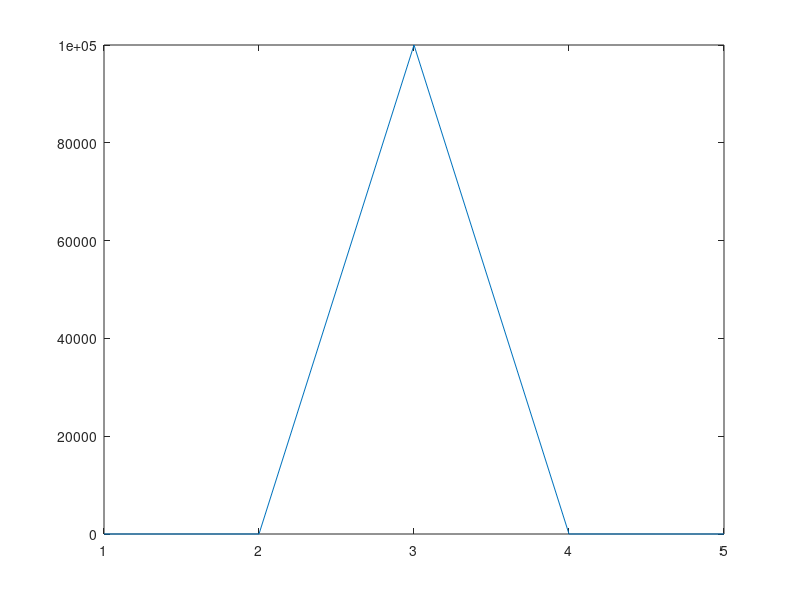

This figure's MATLAB source: (Note: this script raises an error after producing the figure.)
clear
close all
clc


N = 100000;
fs = 10e7;
ofdm_sym_len = 1024;
SCS = 15e3; %sub carrier spacing
cp_len = 72;
cp_len_ends = 80;
fs_spc_1 = ofdm_sym_len.*SCS;
M = 64;
g = hann(M);
L = 0.5*M;
Ndft = 1024;

t_val = ((0:N-1)./fs ).';
T = (N-1)./fs;

twofourGcarriers = [ .3995e9, .4145e9, .4295e9, .4445e9, .4595e9];
twofourGcarriers = twofourGcarriers-mean(twofourGcarriers);

chirp_bw = SCS.*600;

freq_slope = chirp_bw./(2*T);
chirp = exp(1j*2*pi*t_val.^2.*freq_slope);
freq_offsets = exp(1j*2*pi*t_val*twofourGcarriers);
chirp_freq_offsets = chirp.*freq_offsets;

%chirp = chirp.*exp(1j*2*pi*t_val*(-fs/2));

correlation_peaks = ifft(fft(conj(flip(chirp))) .*fft(chirp_freq_offsets));
figure; plot(max(abs(correlation_peaks)));

[spec,f,t] = spectrogram(chirp,g,L,Ndft,fs,"centered");
figure;
mesh(t,f,abs(spec).^2)
title("spectrogram")
xlabel("t[s]");
ylabel("f[Hz]");
view(2), axis tight
